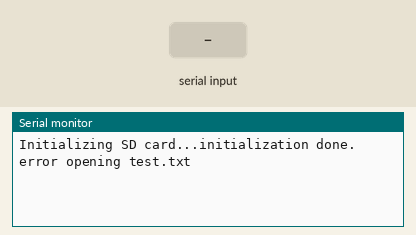
Simulated run of this sketch. Board: Arduino Uno, built with avr-gcc and run on an emulated ATmega328P. Parts: the last lines printed to the serial monitor. Inputs (shaded band) come from the test bench. Storage starts empty.

Above: at 1.2 s.
1.3 s: "1\n" received over Serial
At 2.5 s:
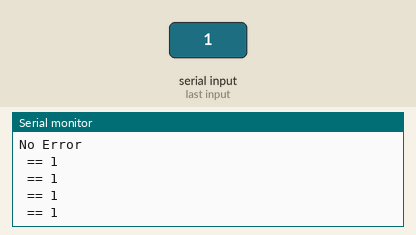
2.8 s: "0\n" received over Serial
At 3.8 s:
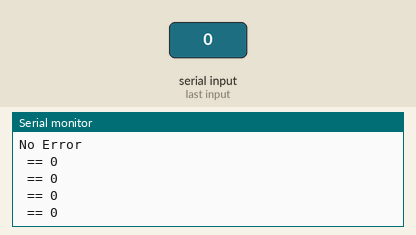
4.3 s: "2\n" received over Serial
At 4.9 s:
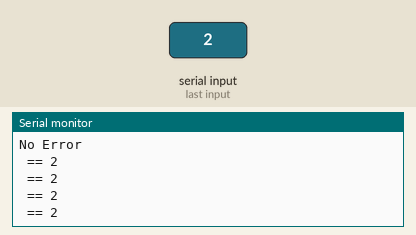
Timing chart, 0 to 7.3 s (numbered marks = the images above; inputs shaded):
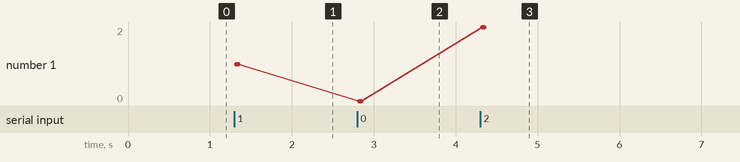

The sketch:

rfid_platforma2.ino
```cpp
/*
  SD card read/write

  This example shows how to read and write data to and from an SD card file
  The circuit:
   SD card attached to SPI bus as follows:
 ** MOSI - pin 11
 ** MISO - pin 12
 ** CLK - pin 13
 ** CS - pin 4 (for MKRZero SD: SDCARD_SS_PIN)
  */
#include <SPI.h>
#include <SD.h>
int count = 0;                                          // count = 0
char input[12];                                         // character array of size 12
boolean flag = 0;    // flag =0
File myFile;
String s1;
String s2;
String rfid[50];

void get_rfid(){
  myFile = SD.open("rfid-no.txt");
  if (myFile)
  {
        Serial.println("rfid-no.txt:");
        while (myFile.available())
        {
             int c = 0;
             s1 = myFile.readString();
             for(int i = 0;i<=10;i++)
                {
                 int j = s1.indexOf("\n");
                 rfid[c++] = s1.substring(0,j-1);
                 s1 = s1.substring(j+1,s1.length());
                }
        }
        for(int i = 0;i<=10;i++)
            {
             Serial.println(rfid[i]);
            }
    // close the file:
    myFile.close();
  }
  else
  {
    // if the file didn't open, print an error:
    Serial.println("error opening test.txt");
  }}

void setup()
{
         Serial.begin(9600);
         Serial.print("Initializing SD card...");

            if (!SD.begin(4))
         {
            Serial.println("initialization failed!");
            while (1);
         }
            Serial.println("initialization done.");
         get_rfid();


}
void loop()
{


   if(Serial.available())
   {
      count = 0;
      while(Serial.available() && count < 12)          // Read 12 characters and store them in input array
      {
         input[count] = Serial.read();
         count++;
         delay(5);
      }

      Serial.print(input);                             // Print RFID tag number
      if((input[0] ^ input[2] ^ input[4] ^ input[6] ^ input[8] == input[10]) &&
         (input[1] ^ input[3] ^ input[5] ^ input[7] ^ input[9] == input[11]))
         {
            Serial.println("No Error");
            myFile = SD.open("test.txt", FILE_WRITE);
            if (myFile)
            {
                String a = input;
                int match = -1;
                  for(int l = 0;l<4;l++){
                    Serial.print(rfid[l]);
                    Serial.print(" == ");
                    Serial.println(a);

                    if(rfid[l]==a){
                      Serial.println("match");
                      match = l;
                      }
                    }
//                Serial.print("Writing to test.txt...");
//                myFile.println(input);
//                myFile.close();
//                Serial.println("done.");
            }
           else
           {
            // if the file didn't open, print an error:
            Serial.println("error opening test.txt");
           }

         }
        else
        {
            Serial.println("Error");
        }
   }
}
```

Measured:
- after the input at 1.3 s, the serial monitor: prints a new line at once (image 1)
- after the input at 2.8 s, the serial monitor: prints a new line at once (image 2)
- after the input at 4.3 s, the serial monitor: prints a new line at once (image 3)
- plotted number 1: 1 → 0 after the input at 2.8 s, 0 → 2 after the input at 4.3 s
